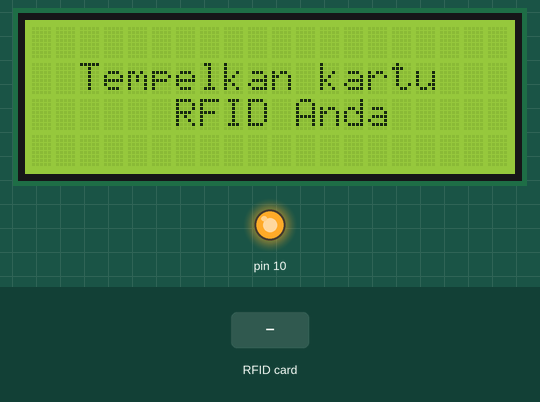
Simulated run of this sketch. Board: Arduino Uno, built with avr-gcc and run on an emulated ATmega328P. Parts: 20×4 character LCD, output pins drawn as LEDs (lit = HIGH). The inputs (shaded band) are chosen by the test bench.

Above: at 1.3 s.
1.4 s: RFID card 5E 7A 19 C4 held to the reader
At 1.8 s:
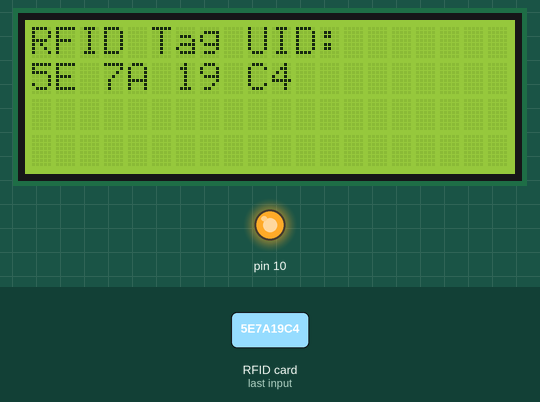
At 4.2 s:
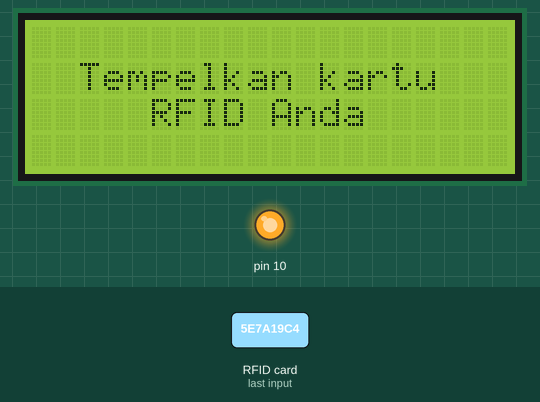
Timing chart, 0 to 5.7 s (numbered marks = the images above; inputs shaded):
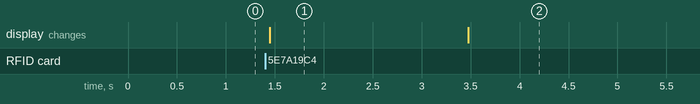

The sketch:

RFID_TEST_LCD20x4.ino
```cpp
#include <SPI.h>
#include <MFRC522.h>
#include <Wire.h>
#include <LiquidCrystal_I2C.h>

#define RST_PIN     5          // RST pin
#define SS_PIN      4        // SDA pin

MFRC522 mfrc522(SS_PIN, RST_PIN);  // Create MFRC522 instance

// Inisialisasi alamat I2C untuk LCD
#define LCD_ADDR 0x27 // Sesuaikan alamat LCD sesuai dengan perangkat Anda

// Ukuran LCD (20x4)
#define LCD_COLUMNS 20
#define LCD_ROWS 4

// Inisialisasi objek LCD
LiquidCrystal_I2C lcd(LCD_ADDR, LCD_COLUMNS, LCD_ROWS);

void setup() {
  Serial.begin(9600);           // Initialize serial communication
  SPI.begin();                  // Init SPI bus
  mfrc522.PCD_Init();           // Init MFRC522

  Wire.begin();                 // Init I2C bus for LCD
  lcd.begin(); // Init LCD
  lcd.backlight();              // Turn on backlight

  lcd.setCursor(2, 1);
  lcd.print("Tempelkan kartu");
  lcd.setCursor(6, 2);
  lcd.print("RFID Anda");
}

void loop() {
  // Look for new cards
  if (!mfrc522.PICC_IsNewCardPresent()) {
    return;
  }

  // Select one of the cards
  if (!mfrc522.PICC_ReadCardSerial()) {
    return;
  }

  // Print UID of the card
  lcd.clear();
  lcd.setCursor(0, 0);
  lcd.print("RFID Tag UID:");
  lcd.setCursor(0, 1);
  for (byte i = 0; i < mfrc522.uid.size; i++) {
    if (mfrc522.uid.uidByte[i] < 0x10) {
      lcd.print("0");
    }
    lcd.print(mfrc522.uid.uidByte[i], HEX);
    lcd.print(" ");
  }
  delay(2000); // Tunggu sebentar sebelum kembali ke tampilan awal
  lcd.clear();
  lcd.setCursor(2, 1);
  lcd.print("Tempelkan kartu");
  lcd.setCursor(5, 2);
  lcd.print("RFID Anda");
}
```

Measured:
- after the input at 1.4 s, the display: changes after 0.05 s (image 1)
- what the display in image 1 shows lasts 2.1 s, from 1.4 s to 3.5 s
